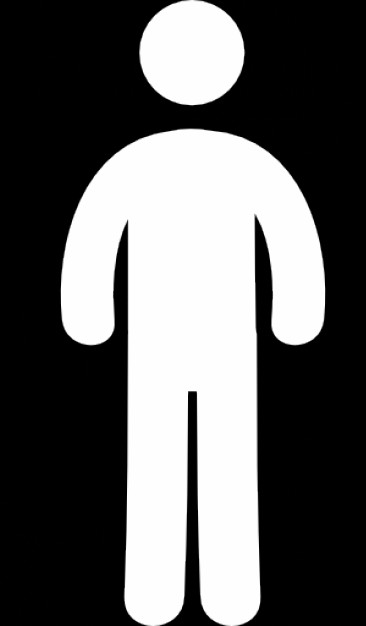
#> input picture display/obj1.png, 366 x 626 px
$ python wave.py
#> lines starting #> are read from the running program, lines starting #| are printed output that depends on the picture
import cv2
import numpy as np
import scipy.ndimage as morph

#Loading test images
Img1=cv2.imread("obj1.png",0)/255.0
#> Img1: shape (626, 366) float64; min 0, max 1, mean 0.379
Img2=cv2.imread("obj2.png",0)/255.0
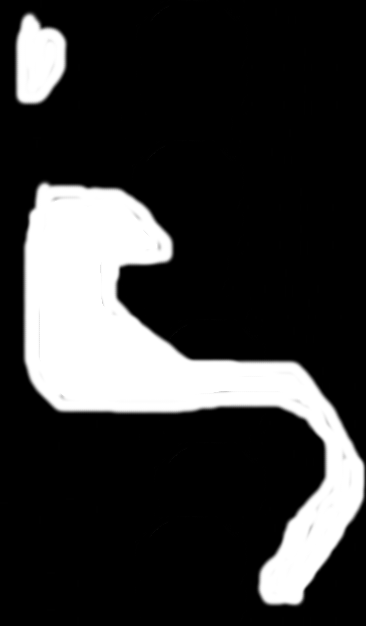
#> input picture display/obj2.png, 366 x 626 px
#> Img2: shape (626, 366) float64; min 0, max 1, mean 0.204


Union= np.maximum(Img1,Img2)
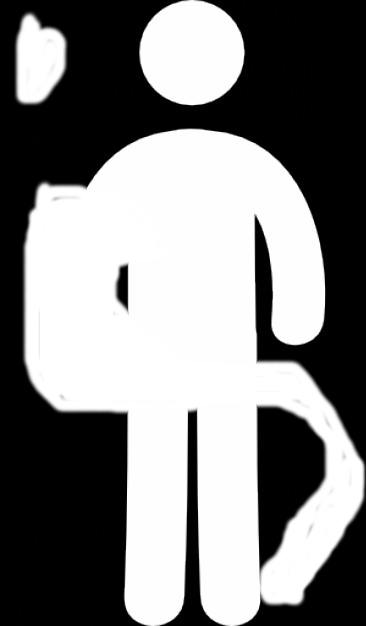
#> Union: shape (626, 366) float64; min 0, max 1, mean 0.506
Intersect= np.minimum(Img1,Img2)
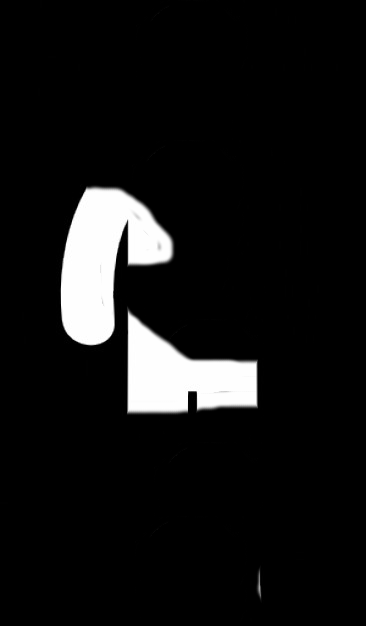
#> Intersect: shape (626, 366) float64; min 0, max 1, mean 0.0771

print(Union.shape)
#| (626, 366)
print(Intersect.shape)
#| (626, 366)

print(np.amax(Union))
#| 1.0
Wave=np.copy(Intersect)

#Parameters
SpatialProp=3 #increase in space (width height) during propagation, propagates in 3x3 neighbourhoods
ValueProp=0.01 #increase in values during propagation
NumSteps=int(np.amax(Union)/ValueProp)+1
#> NumSteps = 101

#the weights for the loss are the same in this setup
SpatialWeights=np.ones(NumSteps)
#> SpatialWeights = 101 values from 1 to 1
ValueWeights=np.ones(NumSteps)
#> ValueWeights = 101 values from 1 to 1

Loss=0.0
for ind in range(NumSteps):
        #spatial propagation
        SpatInc=morph.grey_dilation(Wave, size=(SpatialProp,SpatialProp))
        SpatInc=np.minimum(SpatInc,Union)

        SpatialLoss=np.sum(SpatInc-Wave)
        Wave=SpatInc
        #value propagation
        ValueInc=Wave+ValueProp
        ValueInc=np.minimum(ValueInc,Union)

        ValueLoss=np.sum(ValueInc-Wave)
        Wave=ValueInc
        #Loss
        Loss+=(ValueWeights)*ValueLoss+(SpatialWeights)*SpatialLoss
        cv2.imshow("Union",Wave )
        cv2.waitKey(0)
#> this loop made 101 passes
#> (SpatialLoss, ValueLoss) on passes 1 to 12: (1218.9, 1133.5), (1170.6, 1039.2), (1148.5, 1019.7), (1116.4, 1004), (1067.8, 990.3), (1031.9, 977.8), (997.1, 965.7), (954.4, 953.4), (940.8, 940), (932.6, 928.4), (925.4, 916.9), (918.9, 905.6)
#> after the loop, Loss = 101 values from 98287 to 98287
